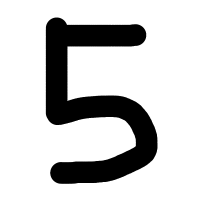
#> input picture 専門ゼミナール2/tegaki5.png, 200 x 200 px
$ python '20630141 NGUYEN HOANG DUC 11-2.py'
#> lines starting #> are read from the running program, lines starting #| are printed output that depends on the picture
#20630141 NGUYEN HOANG DUC
#111-2
from sklearn.datasets import load_digits
import matplotlib.pyplot as plt
from sklearn.model_selection import train_test_split as split
from sklearn import svm
from PIL import Image
import numpy as np


digits= load_digits()
print(digits.DESCR)

index = 19
print(digits.data[index])
print(digits.target[index])

plt.matshow(digits.images[index],cmap="gray")
plt.show()
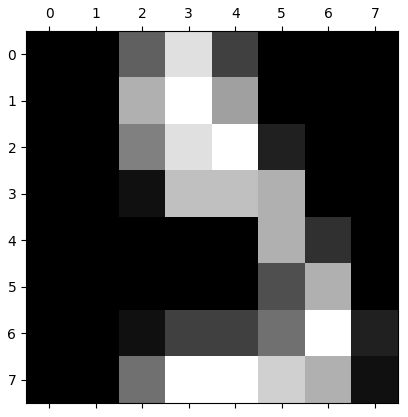
#> figure drawn by matplotlib, 1 panel

for i in [3,10,12]:
    n = 16 - digits.data[i]
    nr = n.reshape(8,8)
    plt.matshow(nr,cmap= "gray")
plt.show()
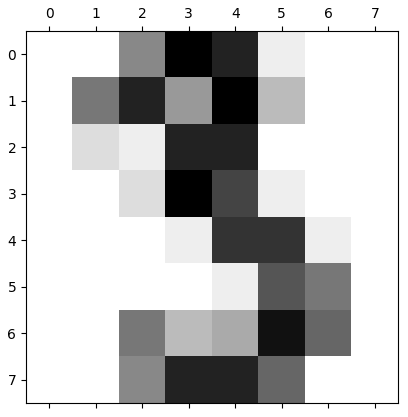
#> figure drawn by matplotlib, 1 panel
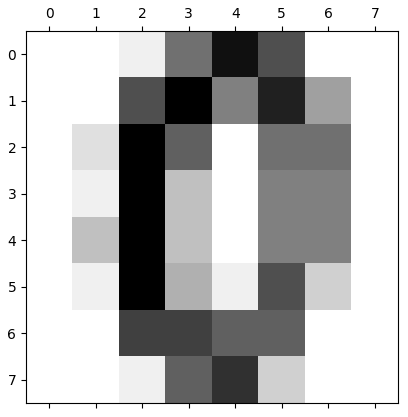
#> figure drawn by matplotlib, 1 panel
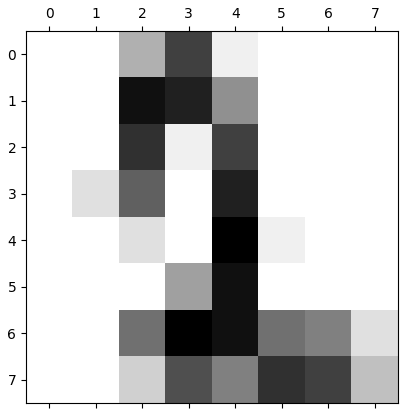
#> figure drawn by matplotlib, 1 panel

x_train, x_test, y_train, y_test = split(digits.data,digits.target,train_size=0.8)


clf = svm.LinearSVC()


clf.fit(x_train, y_train)

pred = clf.predict(x_test)

result = list(pred == y_test).count(True)/ len(y_test)
print("正確率" + str(result))

png_file = "tegaki5.png"
img = Image.open(png_file)
#> img is the input picture: PIL image 200x200 RGB; min 0, max 255, mean 201.5
plt.imshow(img)

#> (the run stopped early here; a loop or call above may not have finished)
